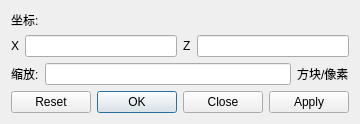
<?xml version="1.0" encoding="UTF-8"?>
<ui version="4.0">
 <class>GotoDialog</class>
 <widget class="QDialog" name="GotoDialog">
  <property name="geometry">
   <rect>
    <x>0</x>
    <y>0</y>
    <width>336</width>
    <height>113</height>
   </rect>
  </property>
  <property name="windowTitle">
   <string>坐标</string>
  </property>
  <layout class="QVBoxLayout" name="verticalLayout">
   <item>
    <widget class="QLabel" name="label">
     <property name="text">
      <string>坐标:</string>
     </property>
    </widget>
   </item>
   <item>
    <widget class="QFrame" name="frame">
     <layout class="QHBoxLayout" name="horizontalLayout">
      <property name="leftMargin">
       <number>0</number>
      </property>
      <property name="topMargin">
       <number>0</number>
      </property>
      <property name="rightMargin">
       <number>0</number>
      </property>
      <property name="bottomMargin">
       <number>0</number>
      </property>
      <item>
       <widget class="QLabel" name="labelX">
        <property name="text">
         <string>X</string>
        </property>
       </widget>
      </item>
      <item>
       <widget class="QLineEdit" name="lineX"/>
      </item>
      <item>
       <widget class="QLabel" name="labelZ">
        <property name="text">
         <string>Z</string>
        </property>
       </widget>
      </item>
      <item>
       <widget class="QLineEdit" name="lineZ"/>
      </item>
     </layout>
    </widget>
   </item>
   <item>
    <layout class="QHBoxLayout" name="horizontalLayout_3">
     <item>
      <widget class="QLabel" name="label_2">
       <property name="text">
        <string>缩放:</string>
       </property>
      </widget>
     </item>
     <item>
      <widget class="QLineEdit" name="lineScale"/>
     </item>
     <item>
      <widget class="QLabel" name="label_3">
       <property name="text">
        <string>方块/像素</string>
       </property>
      </widget>
     </item>
    </layout>
   </item>
   <item>
    <widget class="QDialogButtonBox" name="buttonBox">
     <property name="orientation">
      <enum>Qt::Horizontal</enum>
     </property>
     <property name="standardButtons">
      <set>QDialogButtonBox::Apply|QDialogButtonBox::Close|QDialogButtonBox::Ok|QDialogButtonBox::Reset</set>
     </property>
    </widget>
   </item>
  </layout>
 </widget>
 <resources/>
 <connections>
  <connection>
   <sender>buttonBox</sender>
   <signal>rejected()</signal>
   <receiver>GotoDialog</receiver>
   <slot>reject()</slot>
   <hints>
    <hint type="sourcelabel">
     <x>316</x>
     <y>260</y>
    </hint>
    <hint type="destinationlabel">
     <x>286</x>
     <y>274</y>
    </hint>
   </hints>
  </connection>
  <connection>
   <sender>buttonBox</sender>
   <signal>accepted()</signal>
   <receiver>GotoDialog</receiver>
   <slot>accept()</slot>
   <hints>
    <hint type="sourcelabel">
     <x>248</x>
     <y>254</y>
    </hint>
    <hint type="destinationlabel">
     <x>157</x>
     <y>274</y>
    </hint>
   </hints>
  </connection>
 </connections>
</ui>
